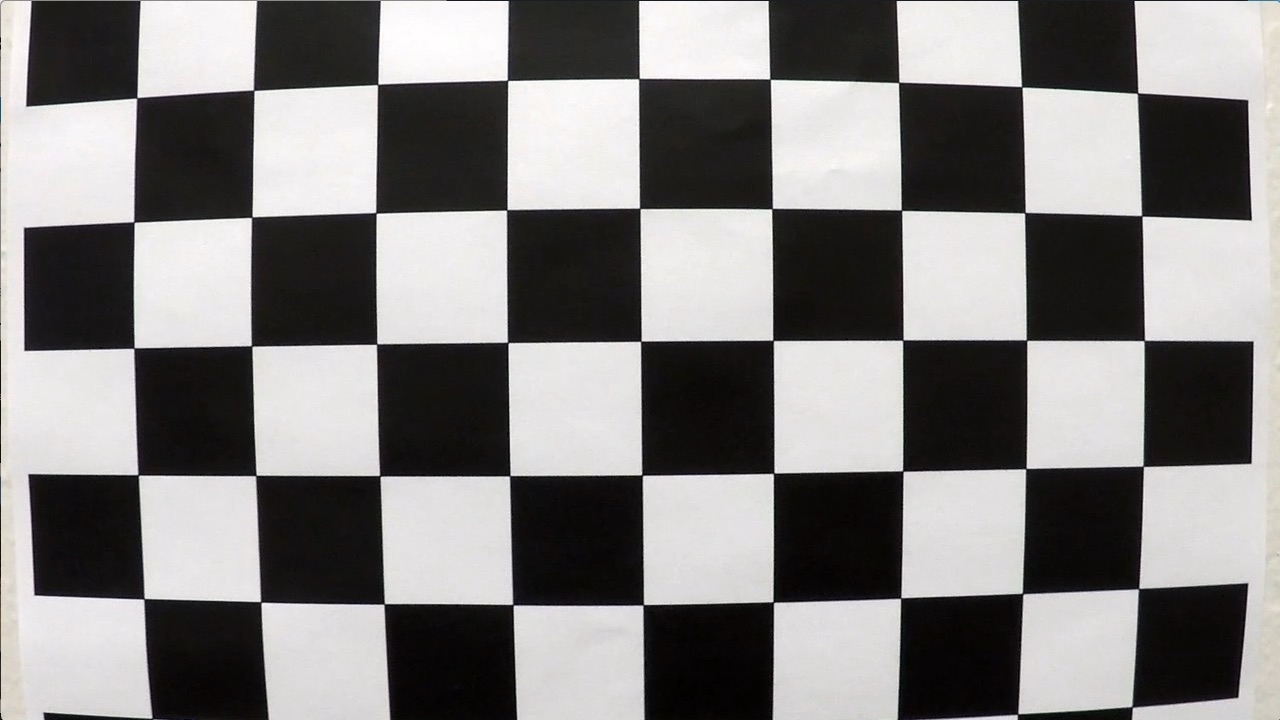
#> input picture camera_cal/calibration1.jpg, 1280 x 720 px; its folder holds 5 pictures in this run
$ jupyter execute --allow-errors submission.ipynb   (shell and % lines are left out)   (older library calls are emulated)
#> lines starting #> are read from the running program, lines starting #| are printed output that depends on the picture
## Vehicle Detection and Tracking

### Imports

[cell 1]
# http://www.numpy.org/
import numpy as np

# http://docs.opencv.org/3.0-beta/doc/py_tutorials/py_gui/py_image_display/py_image_display.html
import cv2

# http://matplotlib.org/
import matplotlib
import matplotlib.image as mpimg
import matplotlib.pyplot as plt

# http://matplotlib.org/mpl_toolkits/mplot3d/tutorial.html
from mpl_toolkits.mplot3d import Axes3D

# http://scikit-image.org/docs/dev/api/skimage.feature.html
from skimage.feature import hog

# http://scikit-learn.org/stable/modules/preprocessing.html
from sklearn.preprocessing import StandardScaler

# http://scikit-learn.org/stable/modules/generated/sklearn.model_selection.train_test_split.html
from sklearn.model_selection import train_test_split

# http://scikit-learn.org/stable/modules/generated/sklearn.svm.LinearSVC.html
from sklearn.svm import LinearSVC

# https://docs.scipy.org/doc/scipy-0.16.0/reference/generated/scipy.ndimage.measurements.label.html
from scipy.ndimage.measurements import label

# https://docs.python.org/2/library/pickle.html
import pickle

# https://docs.python.org/2/library/glob.html
import glob

# https://docs.python.org/3/library/random.html#random.shuffle
from random import shuffle

# https://docs.python.org/2/library/os.html
import os

# https://docs.python.org/2/library/time.html
import time

# https://docs.python.org/2/library/math.html
import math

# https://pypi.python.org/pypi/tqdm
from tqdm import tqdm

# http://zulko.github.io/moviepy/
from moviepy.editor import VideoFileClip

### Section I: Camera Calibration and Distortion Correction

##### Compute the camera calibration matrix and distortion coefficients given a set of chessboard images.

[cell 2]
objp = np.zeros((6*9,3), np.float32)
objp[:,:2] = np.mgrid[0:9,0:6].T.reshape(-1,2)

objpoints = []
imgpoints = []

images = glob.glob('camera_cal/calibration*.jpg')

for fname in images:
    img = cv2.imread(fname)
#> img is the input picture: shape (720, 1280, 3); mean B, G, R 127.8, 128.4, 130.1
    gray = cv2.cvtColor(img, cv2.COLOR_BGR2GRAY)

    ret, corners = cv2.findChessboardCorners(gray, (9,6), None)
#> ret = False; corners = None

    if ret == True:
        objpoints.append(objp)
        imgpoints.append(corners)

        img = cv2.drawChessboardCorners(img, (9,6), corners, ret)

        #cv2.imshow('img', img)
        #cv2.waitKey(500)

#cv2.destroyAllWindows()

##### Apply a distortion correction to raw images.

[cell 3]
img = cv2.imread('camera_cal/calibration2.jpg')
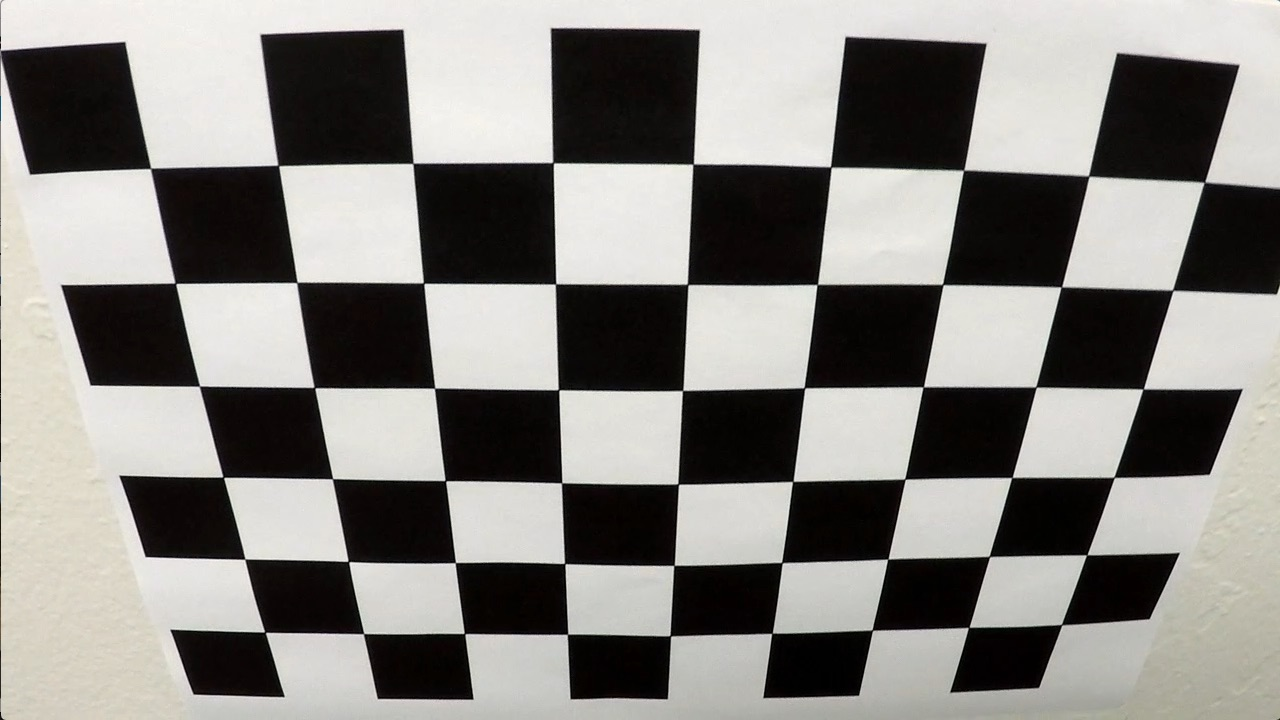
#> input picture camera_cal/calibration2.jpg, 1280 x 720 px
#> img is the input picture: shape (720, 1280, 3); mean B, G, R 128.5, 132.4, 134.4
img_size = (img.shape[1], img.shape[0])

ret, mtx, dist, rvecs, tvecs = cv2.calibrateCamera(objpoints, imgpoints, img_size, None, None)

dst = cv2.undistort(img, mtx, dist, None, mtx)
cv2.imwrite('camera_cal/test_undist.jpg',dst)

dist_pickle = {}
dist_pickle["mtx"] = mtx
dist_pickle["dist"] = dist
pickle.dump(dist_pickle, open("camera_cal/dist_pickle.p", "wb"));

##### Unwarp corners and visualize resulting images.

[cell 4]
dist_pickle = pickle.load( open( "camera_cal/dist_pickle.p", "rb" ) )
mtx = dist_pickle["mtx"]
dist = dist_pickle["dist"]
img = cv2.imread('camera_cal/calibration2.jpg')
nx = 8
ny = 6
def corners_unwarp(img, nx=nx, ny=ny, mtx=mtx, dist=dist):
#> called with nx = 8, ny = 6, mtx = array of shape (3, 3), dist = array of shape (1, 5)
    undist = cv2.undistort(img, mtx, dist, None, mtx)
    gray = cv2.cvtColor(undist, cv2.COLOR_BGR2GRAY)
    ret, corners = cv2.findChessboardCorners(gray, (nx, ny), None)
#> ret = True; corners = 48 rows, first 8: [111.3, 156.4], [261, 157.5], [405.2, 160.1], [552.6, 161.7], [694.3, 161.4], [831.9, 163.3], [969.7, 167.2], [1105, 169]
    if ret == True:
        cv2.drawChessboardCorners(undist, (nx, ny), corners, ret)
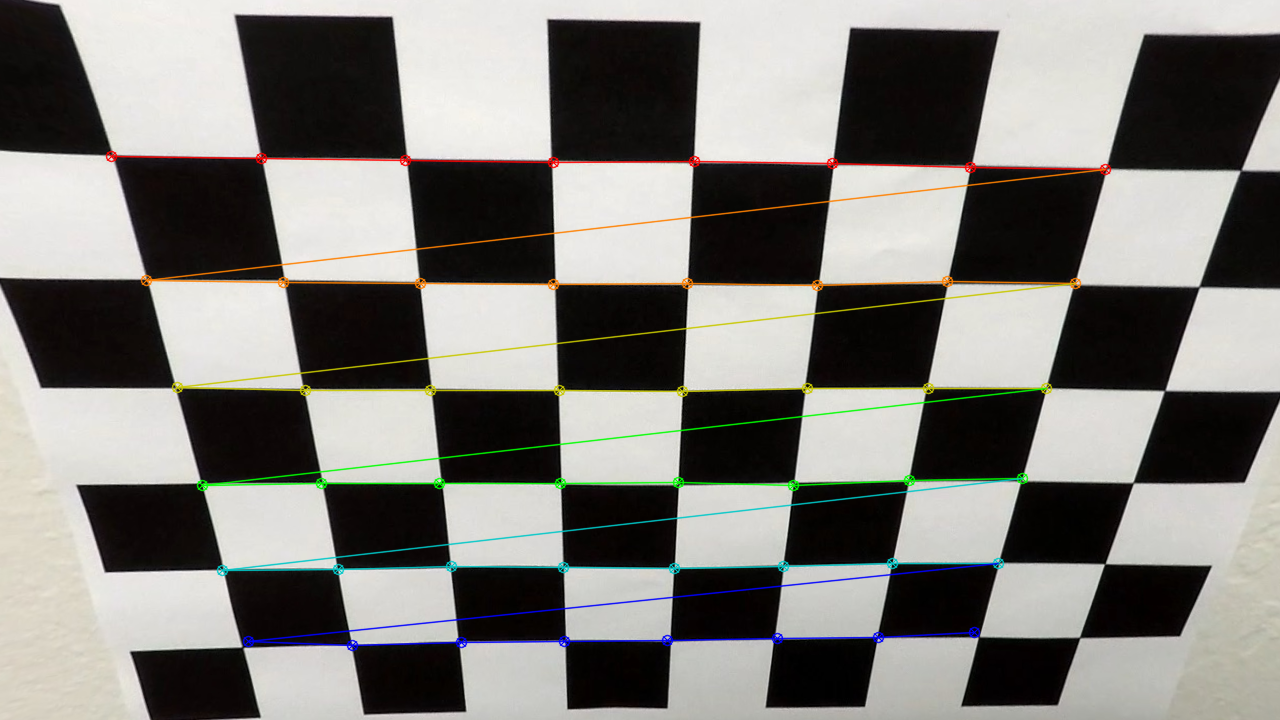
#> undist: shape (720, 1280, 3); mean B, G, R 120.7, 125, 126.5
        offset = 100
        img_size = (gray.shape[1], gray.shape[0])
        src = np.float32([corners[0],
                          corners[nx-1],
                          corners[-1],
                          corners[-nx]])
#> src = [[111.3, 156.4], [1105, 169], [974, 632], [248, 641]]
        dst = np.float32([[offset, offset],
                          [img_size[0]-offset, offset],
                          [img_size[0]-offset, img_size[1]-offset],
                          [offset, img_size[1]-offset]])
        M = cv2.getPerspectiveTransform(src, dst)
#> M = [[0.944, -0.318, 36.35], [-0.0132, 0.665, -10.9], [-4.08e-05, -0.000508, 1]]
        warped = cv2.warpPerspective(undist, M, img_size)
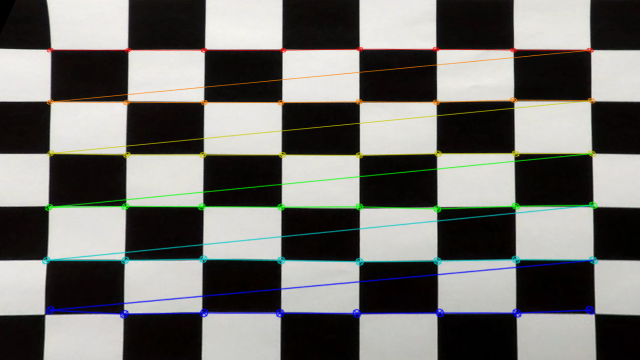
#> warped: shape (720, 1280, 3) (shown at 1/2 size); mean B, G, R 110.2, 113.8, 114.1
    return warped, M

top_down, perspective_M = corners_unwarp(img, nx, ny, mtx, dist)
#> perspective_M has the same summary as M in corners_unwarp
f, (ax1, ax2) = plt.subplots(1, 2, figsize=(25, 10))
f.tight_layout()

matplotlib.rc('xtick', labelsize=35)
matplotlib.rc('ytick', labelsize=35)

ax1.imshow(img)
ax1.set_title('Original Image: \n', fontsize=35)
ax2.imshow(top_down)
ax2.set_title('Undistorted and Warped Image: \n', fontsize=35)
plt.subplots_adjust(left=0., right=1, top=1, bottom=0.)
plt.savefig('output_images/undistorted_and_warped.png', bbox_inches="tight")

[cell 5]
def plotter(test_img, new_img, plot_title=None, n=0):
    f, (ax1, ax2) = plt.subplots(1, 2, figsize=(12.8,7.2))
    f.tight_layout()
    ax1.imshow(test_img)
    ax1.set_title('Original Image:', fontsize=15)
    ax2.imshow(new_img, cmap='gray')
    ax2.set_title('{0}:'.format(plot_title, n+1), fontsize=15)
    plt.xlim(0, 1280)
    plt.ylim(720, 0)
def pipeline(op=None):
#> called with op = 'Undistorted Image'
    test_images = glob.glob('test_images/test*.jpg')
    n = 0
    for img in test_images:
        img = cv2.imread(img)
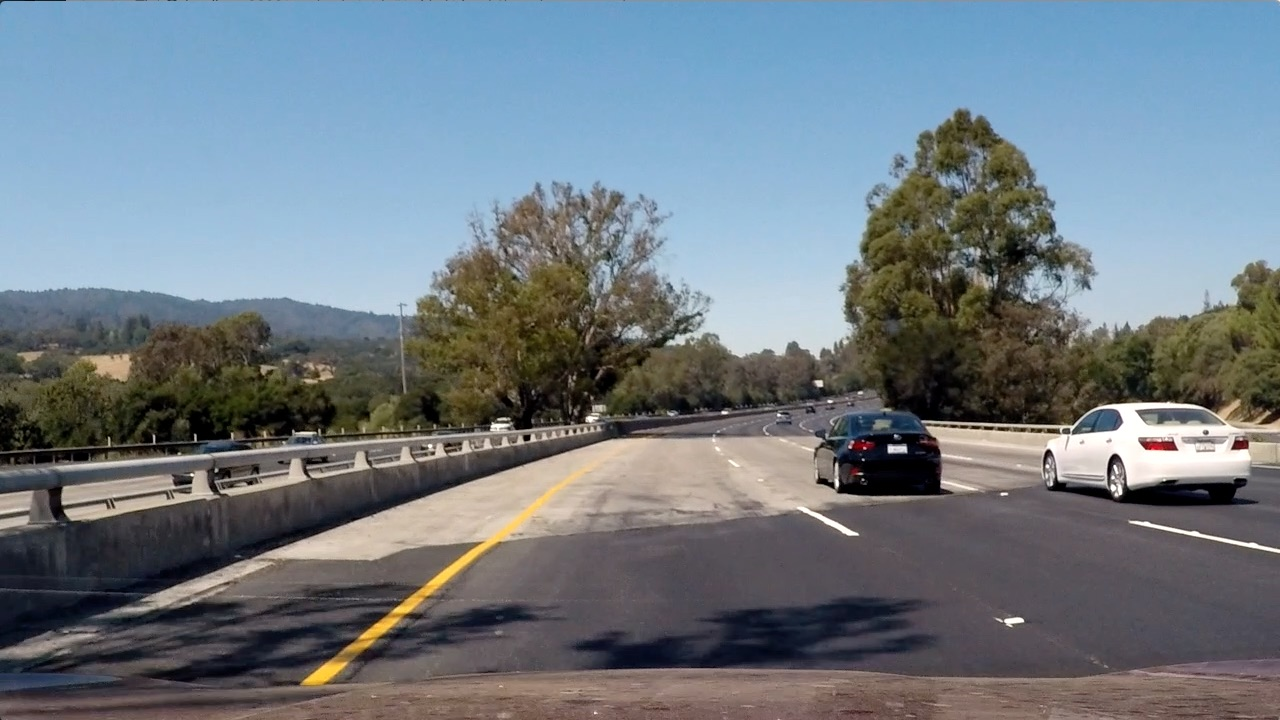
#> input picture test_images/test4.jpg, 1280 x 720 px
#> img is the input picture: shape (720, 1280, 3); mean B, G, R 130.9, 122.7, 112.2
        test_img = bgr_to_rgb(img)
        if op == 'Undistorted Image':
            new_img = undistort(img)
            plotter(test_img, cv2.cvtColor(new_img, cv2.COLOR_BGR2RGB), op, n)
            matplotlib.rc('xtick', labelsize=15)
            matplotlib.rc('ytick', labelsize=15)
            plt.savefig('output_images/undistorted.png'.format(op), bbox_inches="tight")
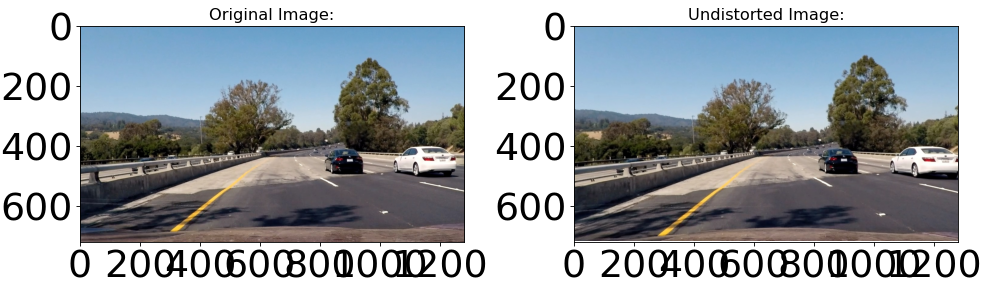
#> figure drawn by matplotlib, 2 panels
            break
        if op == 'Sobel X':
            new_img = undistort(img)
            new_img = sobel_x(img)
            plotter(test_img, new_img, op, n)
            plt.savefig('output_images/sobel_x.png'.format(op), bbox_inches="tight")
            break
        n += 1

[cell 6]
def bgr_to_rgb(img):
    return cv2.cvtColor(img, cv2.COLOR_BGR2RGB)

def undistort(img):
    mtx = dist_pickle['mtx']
    dist = dist_pickle['dist']
    return cv2.undistort(img, mtx, dist, None, mtx)

pipeline(op='Undistorted Image')

### Section II: Feature Extraction and Training with a Linear SVM Classifier

##### Visualize the data set.

[cell 7]
cars_far = glob.glob('datasets/vehicles/GTI_Far/image*.png')
cars_left = glob.glob('datasets/vehicles/GTI_Left/image*.png')
cars_middle = glob.glob('datasets/vehicles/GTI_MiddleClose/image*.png')
cars_right = glob.glob('datasets/vehicles/GTI_Right/image*.png')
cars = cars_far + cars_left + cars_middle + cars_right
shuffle(cars)

not_cars_extras = glob.glob('datasets/non-vehicles/Extras/extra*.png')
not_cars_gti = glob.glob('datasets/non-vehicles/GTI/image*.png')
not_cars = not_cars_extras + not_cars_gti
shuffle(not_cars)

def visualize_data(cars, not_cars):
    data_dict = {}
    data_dict["n_cars"] = len(cars)
    data_dict["n_not_cars"] = len(not_cars)
    img = mpimg.imread(cars[0])
    data_dict["img_shape"] = img.shape
    data_dict["d_type"] = img.dtype
    return data_dict

#> (the rest of this cell did not finish here and is left out)

##### Randomly select an image for visualization.

#> (a cell that did not finish here is left out)

##### Visualize histograms of color in an image.

#> (a cell that did not finish here is left out)

##### Visualize the distribution of color in an image.

#> (a cell that did not finish here is left out)

##### Visualize the spatial binning of color in an image.

[cell 11]
color_space = 'RGB'
size = (8, 8)

#> (the rest of this cell did not finish here and is left out)

##### Visualize gradient features in an image.

#> (a cell that did not finish here is left out)

##### Visualize HOG features in an image.

[cell 13]
from skimage.feature import hog

#> (the rest of this cell did not finish here and is left out)

##### Combine feature extraction methods and apply to the labeled training set.

[cell 14]
# [78 lines left out: functions get_color_histogram, get_3d_color_plot, get_bin_spatial, get_gradient_features, get_hog_features, not called in this run]

def extract_features(images, color_space='RGB',
                     spatial_size=(32,32),
                     hist_bins=32, hist_range=(0,256),
                     orientations=9, pixels_per_cell=(8,8),
                     cells_per_block=(2,2), hog_channel=0,
                     spatial_feat=True, hist_feat=True, hog_feat=True):
    features = []
    for file in tqdm(images):
        file_features = []
        img = mpimg.imread(file)
        # apply color conversion if other than 'RGB'
        if color_space != 'RGB':
            if color_space == 'HSV':
                feature_image = cv2.cvtColor(img, cv2.COLOR_RGB2HSV)
            elif color_space == 'LUV':
                feature_image = cv2.cvtColor(img, cv2.COLOR_RGB2LUV)
            elif color_space == 'HLS':
                feature_image = cv2.cvtColor(img, cv2.COLOR_RGB2HLS)
            elif color_space == 'YUV':
                feature_image = cv2.cvtColor(img, cv2.COLOR_RGB2YUV)
        else: feature_image = np.copy(img)

        if spatial_feat == True:
            spatial_features = get_bin_spatial(feature_image, size=spatial_size)
            file_features.append(spatial_features)
        if hist_feat == True:
            red_hist, green_hist, blue_hist, bin_centers, hist_features = get_color_histogram(feature_image, n_bins=hist_bins)
            file_features.append(hist_features)
        if hog_feat == True:
            if hog_channel == 'ALL':
                hog_features = []
                for channel in range(feature_image.shape[2]):
                    hog_features.append(get_hog_features(feature_image[:,:,channel],
                                                         orientations, pixels_per_cell,
                                                         cells_per_block, visualization=False,
                                                         feature_vector=True))
                hog_features = np.ravel(hog_features)
            else:
                hog_features = get_hog_features(feature_image[:,:,hog_channel],
                                                orientations, pixels_per_cell,
                                                cells_per_block, visualization=False,
                                                feature_vector=True)
            file_features.append(hog_features)
        features.append(np.concatenate(file_features))
    return features

##### Classify by color.

[cell 15]
car_features = extract_features(cars, spatial_feat=True, hist_feat=True)
not_car_features = extract_features(not_cars, spatial_feat=True, hist_feat=True)

if len(car_features) > 0:
    X = np.vstack((car_features, not_car_features)).astype(np.float64)
    X_scaler = StandardScaler().fit(X)
    scaled_X = X_scaler.transform(X)

    f = plt.figure(figsize=(20, 5))
    matplotlib.rc('xtick', labelsize=30)
    matplotlib.rc('ytick', labelsize=30)

    plt.subplot(1, 3, 1)
    plt.imshow(mpimg.imread(cars[car_id]))
    plt.title('Original Image:\n', fontsize=30)
    plt.subplot(1, 3, 2)
    plt.plot(X[car_id])
    plt.title('Raw Features:\n', fontsize=30)
    plt.subplot(1, 3, 3)
    plt.plot(scaled_X[car_id])
    plt.title('Normalized Features:\n', fontsize=30)
    plt.savefig('output_images/color_classification.png')

else:
    print('Returned empty feature vectors.')

##### Define a labels vector based on feature lists.

[cell 16]
y = np.hstack((np.ones(len(car_features)), np.zeros(len(not_car_features))))

X = np.vstack((car_features, not_car_features)).astype(np.float64)
#> (the rest of this cell did not finish here and is left out)

##### Shuffle and split normalized feature data into training, validation, and testing sets.

[cell 17]
rand_state = np.random.randint(0, 100)
#> (the rest of this cell did not finish here and is left out)

##### Train a Linear SVM classifier to classify by color.

[cell 18]
svc = LinearSVC()
t=time.time()
#> (the rest of this cell did not finish here and is left out)

##### Check the accuracy of the color classification.

#> (a cell that did not finish here is left out)

##### Classify by HOG.

[cell 20]
car_features = extract_features(cars, hog_feat=True)
not_car_features = extract_features(not_cars, hog_feat=True)
